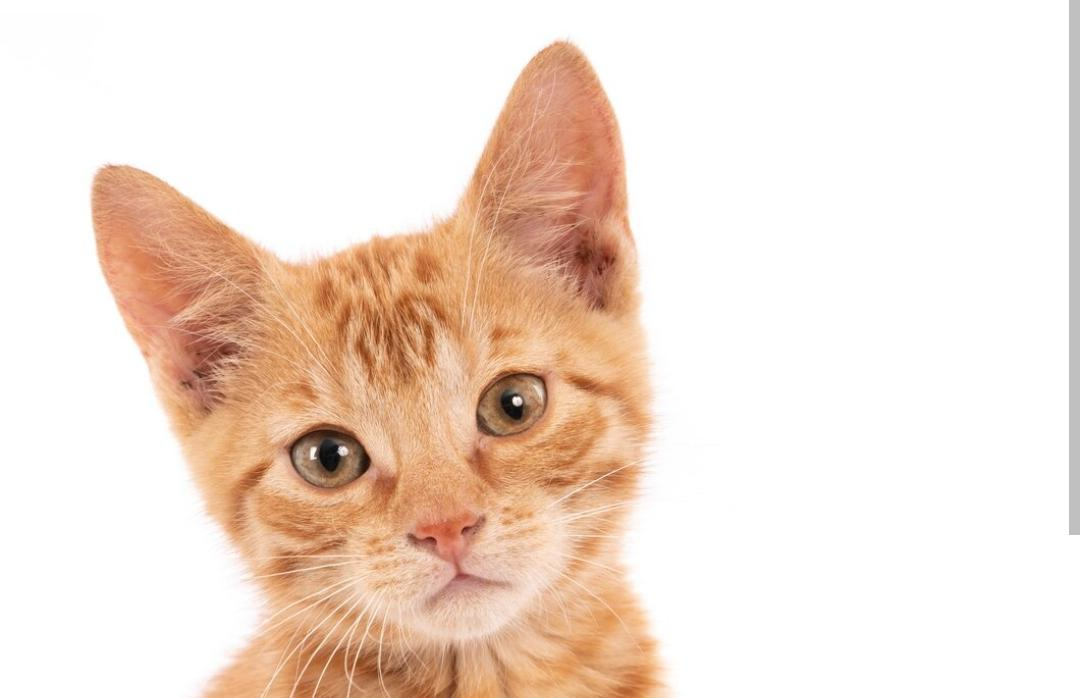

Generate this figure with Python:
from PIL import Image

def hide_message_in_image(image_path, output_path):
    img = Image.open('kucing.jpg')
    pixels = list(img.getdata())

    secret_message = input("Masukkan pesan yang akan disembunyikan: ")

    binary_message = ''.join(format(ord(char), '08b') for char in secret_message)

    pixel_index = 0
    for i in range(len(pixels)):
        pixel = list(pixels[i])
        for color_channel in range(3):
            if pixel_index < len(binary_message):
                pixel[color_channel] = int(format(pixel[color_channel], '08b')[:-1] + binary_message[pixel_index], 2)
                pixel_index += 1

        pixels[i] = tuple(pixel)

    img.putdata(pixels)
    img.save(output_path)
    print("Pesan berhasil disembunyikan dalam gambar!")

def reveal_message_in_image(image_path):
    img = Image.open(image_path)
    pixels = list(img.getdata())

    binary_message = ''
    for pixel in pixels:
        for color_channel in range(3):  # R, G, B channels
            binary_message += format(pixel[color_channel], '08b')[-1]

    message = ''
    for i in range(0, len(binary_message), 8):
        byte = binary_message[i:i+8]
        message += chr(int(byte, 2))

    return message

image_path = input("Masukkan path gambar: ")
output_path = input("Masukkan path untuk menyimpan gambar dengan pesan tersembunyi: ")

# Sembunyikan pesan dalam gambar
hide_message_in_image(image_path, output_path)